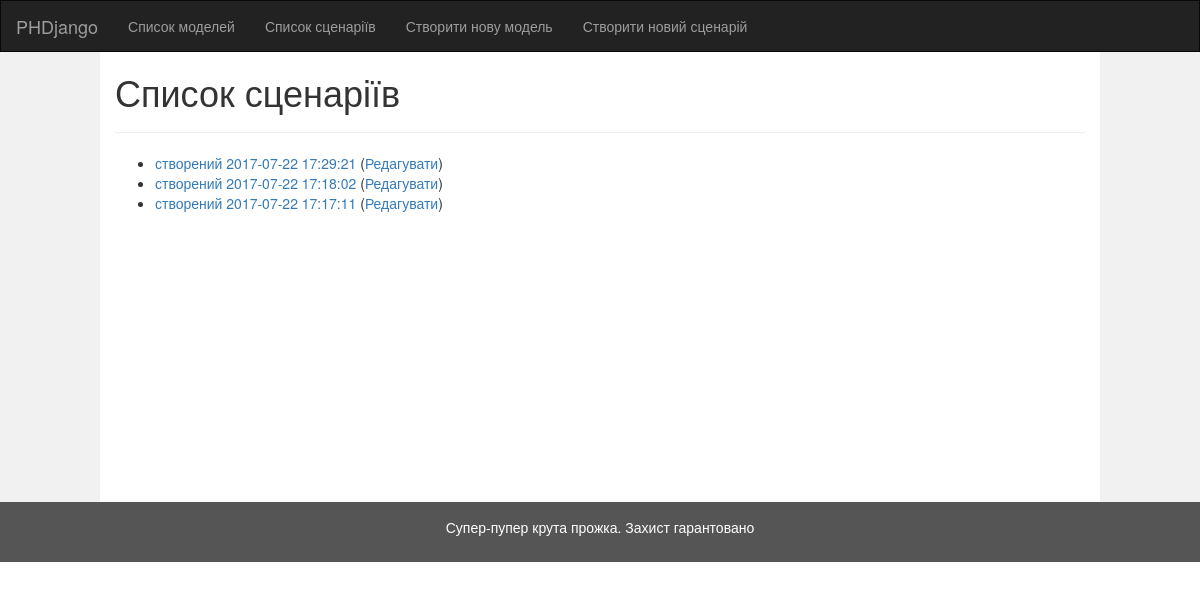
The app's page /models/model-run-config/, older data.
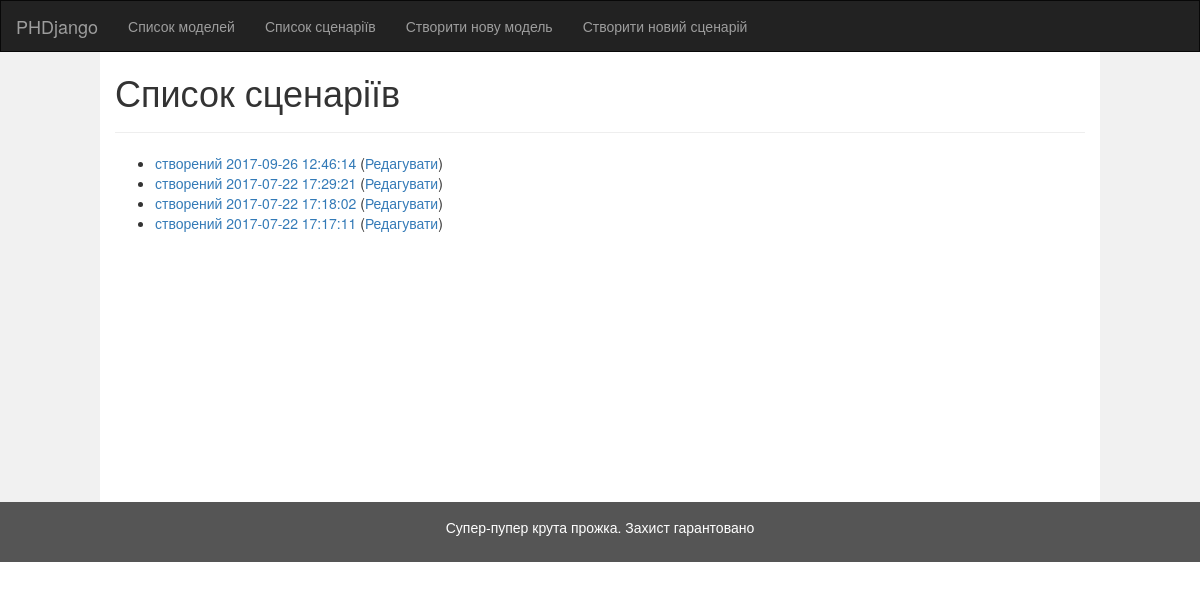
The same page, newer data.
### models/models.py (models this page shows)
class ModelRunConfiguration(models.Model):
    title = models.CharField(null=True, max_length=1024)
    created_at = models.DateTimeField(auto_now_add=True, null=True)
    iterations = models.IntegerField("Кількість ітерацій", null=True)
    initial_money = models.DecimalField("Початковий обсяг грошової маси", null=True,max_digits=20,decimal_places=2)
    household_birth = models.IntegerField("Приріст чисельності домогосподарств", null=True)
    firm_birth = models.IntegerField("Рівень появи нових фірм", null=True)
    money_growth = models.DecimalField("Приріст грошової маси", null=True, max_digits=20, decimal_places=2)
    raw_firm_config = models.ForeignKey(RawFirmRunConfiguration, related_name="RawFirm", null=True)
    capital_firm_config = models.ForeignKey(CapitalFirmRunConfiguration, related_name="CapitalFirm", null=True)
    production_firm_config = models.ForeignKey(ProductionFirmRunConfiguration, related_name="ProductionFirm", null=True)
    household_config = models.ForeignKey(HouseholdRunConfiguration, related_name="Household", null=True)
    government_config = models.ForeignKey(GovernmentRunConfiguration, related_name="Government", null=True)
    outside_world_config = models.ForeignKey(OutsideWorldRunConfiguration, related_name="OutsideWorld", null=True)
    def natural_key(self):
        return (self.title, self.created_at, self.iterations, self.initial_money, self.household_birth, self.firm_birth,
                self.money_growth,) + self.raw_firm_config.natural_key() + self.capital_firm_config.natural_key() + \
               self.production_firm_config.natural_key() + self.household_config.natural_key() + self.government_config.natural_key() + \
               self.outside_world_config.natural_key()
    natural_key.dependencies = ['phdjango.RawFirmRunConfiguration', 'phdjango.CapitalFirmRunConfiguration',
                                'phdjango.ProductionFirmRunConfiguration', 'phdjango.HouseholdRunConfiguration',
                                'phdjango.GovernmentRunConfiguration', 'phdjango.OutsideWorldRunConfiguration']
    def __str__(self):
        return "Сценарій " + str(
            self.title) if self.title is not None else "" + " створений " + self.created_at.strftime("%Y-%m-%d %H:%M:%S")

### models/run_config_views.py (the view)
class RunConfIndexView(generic.ListView):
    template_name = 'models/run-conf-index.html'
    context_object_name = 'latest_run_conf_list'
    def get_queryset(self):
        return ModelRunConfiguration.objects.order_by('-created_at')

### models/templates/models/run-conf-index.html
{% extends 'models/base.html' %}
{% block title %}Список сценаріїв{% endblock %}
{% block content %}
    {% if latest_run_conf_list %}
        <ul>
            {% for model in latest_run_conf_list %}
                <li>
                    <a href="{% url 'models:model-run-config-detail' model.id %}">{{ model }}</a>
                    (<a href="{% url 'models:model-run-config-edit-basic' model.id %}">Редагувати</a>)
                </li>
            {% endfor %}
        </ul>
    {% else %}
        <p>Сценаріїв поки не створено.</p>
    {% endif %}
{% endblock %}

Row changes from the older to the newer data that the page shows:
added ModelRunConfiguration: title+created_at "створений 2017-09-26 12:46:14"
